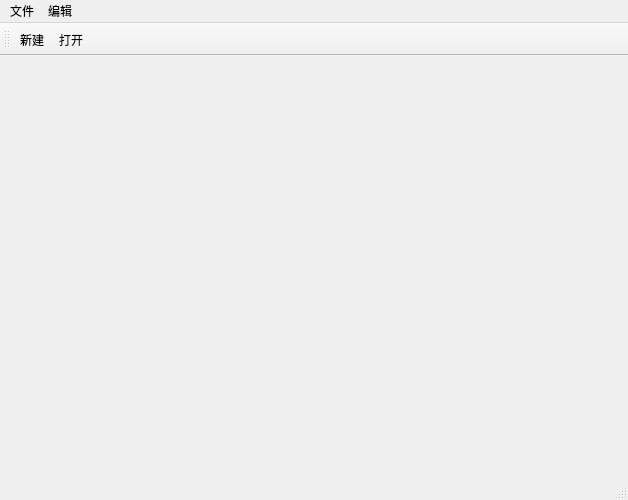
<?xml version="1.0" encoding="UTF-8"?>
<ui version="4.0">
 <class>MainWindow</class>
 <widget class="QMainWindow" name="MainWindow">
  <property name="geometry">
   <rect>
    <x>0</x>
    <y>0</y>
    <width>628</width>
    <height>500</height>
   </rect>
  </property>
  <property name="windowTitle">
   <string>MainWindow</string>
  </property>
  <widget class="QWidget" name="centralWidget"/>
  <widget class="QMenuBar" name="menuBar">
   <property name="geometry">
    <rect>
     <x>0</x>
     <y>0</y>
     <width>628</width>
     <height>23</height>
    </rect>
   </property>
   <widget class="QMenu" name="menu">
    <property name="title">
     <string>文件</string>
    </property>
    <addaction name="actionNew"/>
    <addaction name="separator"/>
    <addaction name="actionOpen"/>
   </widget>
   <widget class="QMenu" name="menu_2">
    <property name="title">
     <string>编辑</string>
    </property>
   </widget>
   <addaction name="menu"/>
   <addaction name="menu_2"/>
  </widget>
  <widget class="QToolBar" name="mainToolBar">
   <attribute name="toolBarArea">
    <enum>TopToolBarArea</enum>
   </attribute>
   <attribute name="toolBarBreak">
    <bool>false</bool>
   </attribute>
   <addaction name="actionNew"/>
   <addaction name="actionOpen"/>
  </widget>
  <widget class="QStatusBar" name="statusBar"/>
  <action name="actionNew">
   <property name="text">
    <string>新建</string>
   </property>
  </action>
  <action name="actionOpen">
   <property name="text">
    <string>打开</string>
   </property>
  </action>
 </widget>
 <layoutdefault spacing="6" margin="11"/>
 <resources/>
 <connections/>
</ui>
